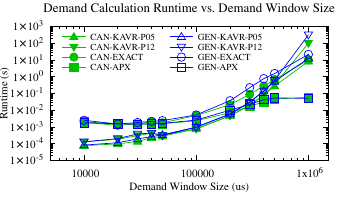

Recreate this plot in gnuplot.
#Set Title
set title "Demand Calculation Runtime vs. Demand Window Size" font "Times, 14"

#Set Axis Markings
set xtics font "Times, 12"
set ytics font "Times, 12"
# set grid ytics lt 0 lw 1 lc rgb "#bbbbbb"
# set grid xtics lt 0 lw 1 lc rgb "#bbbbbb"
set ylabel 'Runtime (s)' font "Times, 12" offset 3,0
set xlabel 'Demand Window Size (us)' font "Times, 12" offset 0,0.5

set xrange [5000:1500000]
# set yrange [0.00001:15000]
set format y "%2.0t{/Symbol \264}10^{%L}"

#Prepare to handle CSVs
set datafile separator ','

#Configure Global PDF Outputs
set terminal pdf enhanced size 3.44in,2in
set key font "Times, 10"

set key autotitle columnhead

#Set key
# set key at 5.75, 900
set key top left
set key spacing 1.1
set key width 4
set key reverse
set key Left
set key maxrows 6
# set xtics 1
# set lmargin 8
#l,r,b,t
set margins 7,2,3,2
set logscale x 10
set logscale y 10

#Name PDF
set output "exp2-duration-p5-12.pdf"

plot \
    '../../src/exp_data/var_duration-kavr24-p5-can-2.0e7-memo-1-slnSeq-0-trace-0-AG.csv' using 1:3 with linespoints pt 9 lc rgb "web-green" title "CAN-KAVR-P05",\
    '../../src/exp_data/var_duration-kavr24-p12-can-2.0e7-memo-1-slnSeq-0-trace-0-AG.csv' using 1:3 with linespoints pt 11 lc rgb "web-green" title "CAN-KAVR-P12",\
    '../../src/exp_data/var_duration-exact-p12-can-2.0e7-memo-1-slnSeq-0-trace-0-AG.csv' using 1:3 with linespoints pt 7 lc rgb "web-green" title "CAN-EXACT",\
    '../../src/exp_data/var_duration-apx-p12-can-2.0e7-memo-1-slnSeq-0-trace-0-AG.csv' using 1:3 with linespoints pt 5 lc rgb "web-green" title "CAN-APX",\
    '../../src/exp_data/var_duration-kavr24-p5-gen-2.0e7-memo-1-slnSeq-0-trace-0-AG.csv' using 1:3 with linespoints pt 8 lc rgb "blue" title "GEN-KAVR-P05",\
    '../../src/exp_data/var_duration-kavr24-p12-gen-2.0e7-memo-1-slnSeq-0-trace-0-AG.csv' using 1:3 with linespoints pt 10 lc rgb "blue" title "GEN-KAVR-P12",\
    '../../src/exp_data/var_duration-exact-p12-gen-2.0e7-memo-1-slnSeq-0-trace-0-AG.csv' using 1:3 with linespoints pt 6 lc rgb "blue" title "GEN-EXACT",\
    '../../src/exp_data/var_duration-apx-p12-gen-2.0e7-memo-1-slnSeq-0-trace-0-AG.csv' using 1:3 with linespoints pt 4 lc rgb "blue" title "GEN-APX"
